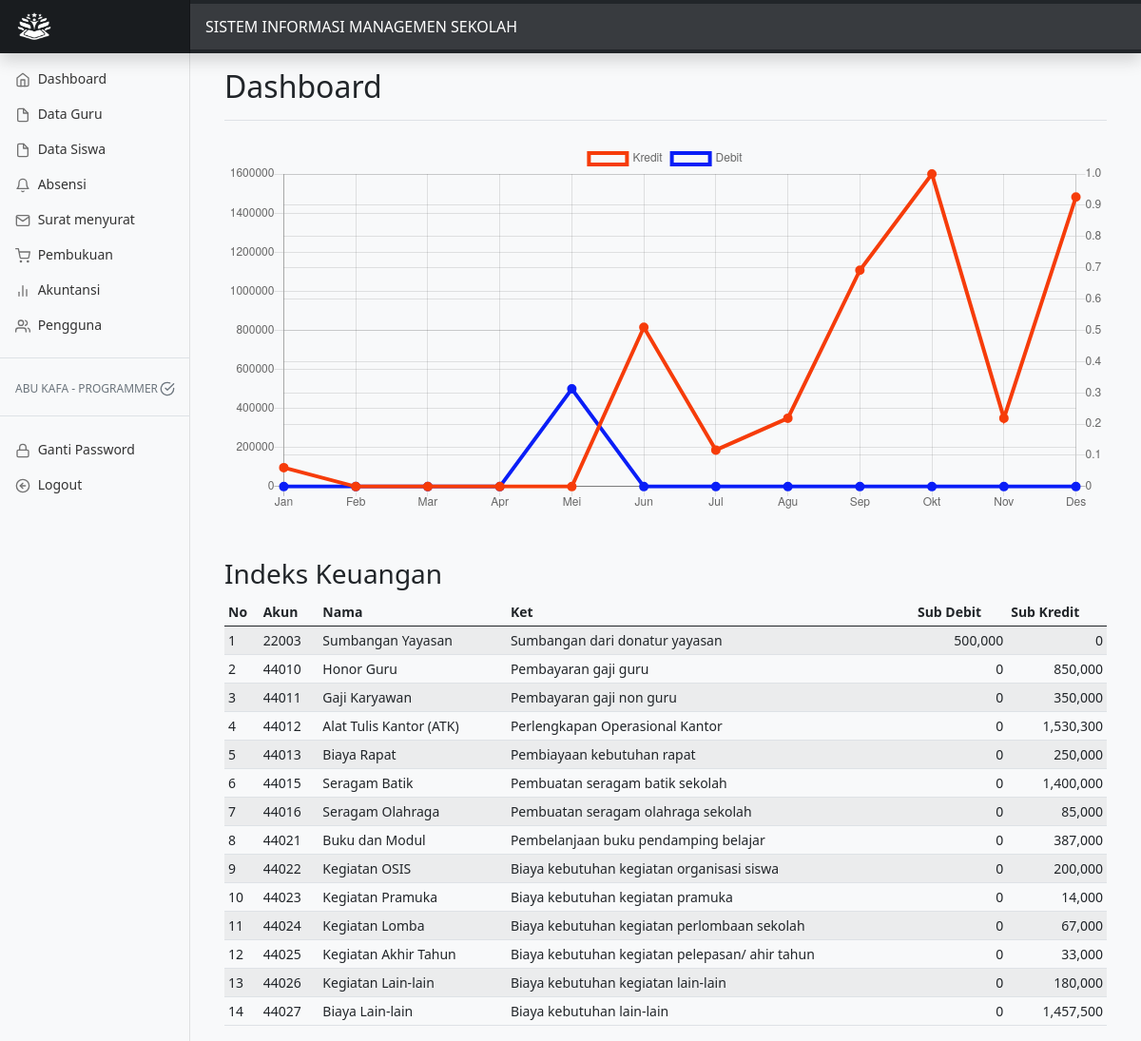
Screenshot of /admin/dashboard.php (signed in) with the database file from the repository.
### tables this page shows
CREATE TABLE `account` (
  `code` varchar(11) NOT NULL,
  `unit` text NOT NULL,
  `name` text NOT NULL,
  `des` text NOT NULL
);

### admin/dashboard.php (the view)
<?php
include 'navbar.php';
?>
<main class="col-md-9 ms-sm-auto col-lg-10 px-md-4">
  <div class="container-fluid">
    <div class="d-flex justify-content-between flex-wrap flex-md-nowrap align-items-center pt-3 pb-2 mb-3 border-bottom">
      <h1 class="h2">Dashboard</h1>
    </div>
    <canvas class="my-4 w-100" id="financeChart" width="900" height="380"></canvas>
    <br>
    <h3>Indeks Keuangan</h3>
    <div class="table-responsive">
      <table class="table table-striped table-sm">
        <thead>
          <tr>
            <th scope="col">No</th>
            <th scope="col">Akun</th>
            <th scope="col">Nama</th>
            <th scope="col">Ket</th>
            <th scope="col">Sub Debit</th>
            <th scope="col">Sub Kredit</th>
          </tr>
        </thead>
        <tbody>
          <tr>
          <?php
          $no=1;
          $accou=mysqli_query($GLOBALS["___mysqli_ston"], "select distinct account from finance order by account");
            while($acco=mysqli_fetch_array($accou)){
            $ack=$acco['account'];
          ?>
            <td><?php echo $no; ?></td>
            <td><?php echo $ack ?></td>
          <?php
          $aku=mysqli_query($GLOBALS["___mysqli_ston"], "select * from account where code='$ack'");
            while($akk=mysqli_fetch_array($aku)){
          ?>
            <td><?php echo $akk['name']; ?></td>
            <td><?php echo $akk['des']; ?></td>
          <?php
          $tto=mysqli_query($GLOBALS["___mysqli_ston"], "select sum(if(account='$ack', debit, 0)) as dbt, sum(if(account='$ack', credit, 0)) as kdt from finance");
            while($ttl=mysqli_fetch_array($tto)){
          ?>
            <td align="right"><?php echo number_format($ttl['dbt'],0,'',','); ?></td>
            <td align="right"><?php echo number_format($ttl['kdt'],0,'',','); ?></td>
          </tr>
          <?php
          $no++;
        }
        }
          }
          ?>
        </tbody>
      </table>
    </div>
  </div>
</main>
<script type="text/javascript">
    // Graphs
  var ctx = document.getElementById('financeChart')
  // eslint-disable-next-line no-unused-vars
  var myChart = new Chart(ctx, {
    type: 'line',
    data: {
      labels: [
        'Jan',
        'Feb',
        'Mar',
        'Apr',
        'Mei',
        'Jun',
        'Jul',
        'Agu',
        'Sep',
        'Okt',
        'Nov',
        'Des'
      ],
      datasets: [{
        label: 'Kredit',
        data: [
          <?php
          $jan = mysqli_query($GLOBALS["___mysqli_ston"], "select sum(if(period='Jan 2021', credit, 0)) as kdt from finance");
          while($j=mysqli_fetch_assoc($jan)){
          echo $j['kdt'];
          }
          ?>,
          <?php
          $feb = mysqli_query($GLOBALS["___mysqli_ston"], "select sum(if(period='Feb 2021', credit, 0)) as kdt from finance");
          while($f=mysqli_fetch_assoc($feb)){
          echo $f['kdt'];
          }
          ?>,
          <?php
          $mar = mysqli_query($GLOBALS["___mysqli_ston"], "select sum(if(period='Mar 2021', credit, 0)) as kdt from finance");
          while($m=mysqli_fetch_assoc($mar)){
          echo $m['kdt'];
          }
          ?>,
          <?php
          $apr = mysqli_query($GLOBALS["___mysqli_ston"], "select sum(if(period='Apr 2021', credit, 0)) as kdt from finance");
          while($a=mysqli_fetch_assoc($apr)){
          echo $a['kdt'];
          }
          ?>,
          <?php
          $may = mysqli_query($GLOBALS["___mysqli_ston"], "select sum(if(period='May 2021', credit, 0)) as kdt from finance");
          while($ma=mysqli_fetch_assoc($may)){
          echo $ma['kdt'];
          }
          ?>,
          <?php
          $jun = mysqli_query($GLOBALS["___mysqli_ston"], "select sum(if(period='Jun 2021', credit, 0)) as kdt from finance");
          while($jn=mysqli_fetch_assoc($jun)){
          echo $jn['kdt'];
          }
          ?>,
          <?php
          $jul = mysqli_query($GLOBALS["___mysqli_ston"], "select sum(if(period='Jul 2021', credit, 0)) as kdt from finance");
          while($jl=mysqli_fetch_assoc($jul)){
          echo $jl['kdt'];
          }
          ?>,
          <?php
          $aug = mysqli_query($GLOBALS["___mysqli_ston"], "select sum(if(period='Aug 2021', credit, 0)) as kdt from finance");
          while($ag=mysqli_fetch_assoc($aug)){
          echo $ag['kdt'];
          }
          ?>,
          <?php
          $sep = mysqli_query($GLOBALS["___mysqli_ston"], "select sum(if(period='Sep 2021', credit, 0)) as kdt from finance");
          while($s=mysqli_fetch_assoc($sep)){
          echo $s['kdt'];
          }
          ?>,
          <?php
          $oct = mysqli_query($GLOBALS["___mysqli_ston"], "select sum(if(period='Oct 2021', credit, 0)) as kdt from finance");
          while($o=mysqli_fetch_assoc($oct)){
          echo $o['kdt'];
          }
          ?>,
          <?php
          $nov = mysqli_query($GLOBALS["___mysqli_ston"], "select sum(if(period='Nov 2021', credit, 0)) as kdt from finance");
          while($n=mysqli_fetch_assoc($nov)){
          echo $n['kdt'];
          }
          ?>,
          <?php
          $dec = mysqli_query($GLOBALS["___mysqli_ston"], "select sum(if(period='Dec 2021', credit, 0)) as kdt from finance");
          while($d=mysqli_fetch_assoc($dec)){
          echo $d['kdt'];
          }
          ?>
        ],
        lineTension: 0,
        backgroundColor: 'transparent',
        borderColor: '#f63c0a',
        borderWidth: 4,
        pointBackgroundColor: '#f63c0a'
      }, {
        label: 'Debit',
        data: [
          <?php
          $jan = mysqli_query($GLOBALS["___mysqli_ston"], "select sum(if(period='Jan 2021', debit, 0)) as kdt from finance");
          while($j=mysqli_fetch_assoc($jan)){
          echo $j['kdt'];
          }
          ?>,
          <?php
          $feb = mysqli_query($GLOBALS["___mysqli_ston"], "select sum(if(period='Feb 2021', debit, 0)) as kdt from finance");
          while($f=mysqli_fetch_assoc($feb)){
          echo $f['kdt'];
          }
          ?>,
          <?php
          $mar = mysqli_query($GLOBALS["___mysqli_ston"], "select sum(if(period='Mar 2021', debit, 0)) as kdt from finance");
          while($m=mysqli_fetch_assoc($mar)){
          echo $m['kdt'];
          }
          ?>,
          <?php
          $apr = mysqli_query($GLOBALS["___mysqli_ston"], "select sum(if(period='Apr 2021', debit, 0)) as kdt from finance");
          while($a=mysqli_fetch_assoc($apr)){
          echo $a['kdt'];
          }
          ?>,
          <?php
          $may = mysqli_query($GLOBALS["___mysqli_ston"], "select sum(if(period='May 2021', debit, 0)) as kdt from finance");
          while($ma=mysqli_fetch_assoc($may)){
          echo $ma['kdt'];
          }
          ?>,
          <?php
          $jun = mysqli_query($GLOBALS["___mysqli_ston"], "select sum(if(period='Jun 2021', debit, 0)) as kdt from finance");
          while($jn=mysqli_fetch_assoc($jun)){
          echo $jn['kdt'];
          }
          ?>,
          <?php
          $jul = mysqli_query($GLOBALS["___mysqli_ston"], "select sum(if(period='Jul 2021', debit, 0)) as kdt from finance");
          while($jl=mysqli_fetch_assoc($jul)){
          echo $jl['kdt'];
          }
          ?>,
          <?php
          $aug = mysqli_query($GLOBALS["___mysqli_ston"], "select sum(if(period='Aug 2021', debit, 0)) as kdt from finance");
          while($ag=mysqli_fetch_assoc($aug)){
          echo $ag['kdt'];
          }
          ?>,
          <?php
          $sep = mysqli_query($GLOBALS["___mysqli_ston"], "select sum(if(period='Sep 2021', debit, 0)) as kdt from finance");
          while($s=mysqli_fetch_assoc($sep)){
          echo $s['kdt'];
          }
          ?>,
          <?php
          $oct = mysqli_query($GLOBALS["___mysqli_ston"], "select sum(if(period='Oct 2021', debit, 0)) as kdt from finance");
          while($o=mysqli_fetch_assoc($oct)){
          echo $o['kdt'];
          }
          ?>,
          <?php
          $nov = mysqli_query($GLOBALS["___mysqli_ston"], "select sum(if(period='Nov 2021', debit, 0)) as kdt from finance");
          while($n=mysqli_fetch_assoc($nov)){
          echo $n['kdt'];
          }
          ?>,
          <?php
          $dec = mysqli_query($GLOBALS["___mysqli_ston"], "select sum(if(period='Dec 2021', debit, 0)) as kdt from finance");
          while($d=mysqli_fetch_assoc($dec)){
          echo $d['kdt'];
          }
          ?>
        ],
        lineTension: 0,
        backgroundColor: 'transparent',
        borderColor: '#0a1ef7',
        borderWidth: 4,
        pointBackgroundColor: '#0a1ef7'
      }]
    },
    options: {
      scales: {
        yAxes: [{
          id: 'A',
          type: 'linear',
          position: 'left',
          ticks: {
            beginAtZero: true
          }
        }, {
          id: 'B',
          type: 'linear',
          position: 'right',
          ticks: {
            beginAtZero: true
          }
        }]
      },
      legend: {
        display: true
      }
    }
  })
</script>

### admin/navbar.php (shortened to what this page needs)
<!doctype html>
<html lang="en">
  <head>
    <?php
    $use=$_SESSION['uname'];
    $nm=mysqli_query($GLOBALS["___mysqli_ston"], "select * from admin where uname='$use'");
    while($name=mysqli_fetch_array($nm)){
    ?>
    <link href="../assets/css/bootstrap.min.css" rel="stylesheet">
    <link href="../assets/css/navbar.css" rel="stylesheet">
  </head>
  <body class="bg-light">
    <header class="navbar navbar-dark sticky-top bg-dark flex-md-nowrap p-0 shadow">
      <a class="navbar-brand col-md-3 col-lg-2 me-0 px-3" href="#"><img src="../logo/logo_white.png"  width="40" height="32"></a>
      <label class="form-control form-control-dark" disabled>SISTEM INFORMASI MANAGEMEN SEKOLAH</label>
    </header>
    <div class="container-fluid">
      <div class="row">
        <nav id="sidebarMenu" class="col-md-3 col-lg-2 d-md-block bg-light sidebar collapse">
          <div class="position-sticky pt-3">
            <ul class="nav flex-column">
              <li class="nav-item">
                <a class="nav-link <?php if($_SERVER['REQUEST_URI'] === '/smp/admin/dashboard.php'){ echo 'active'; } ?>" aria-current="page" href="dashboard.php">
                  <span data-feather="home"></span>
                  Dashboard
                </a>
              </li>
              <li class="nav-item">
                <a class="nav-link <?php if($_SERVER['REQUEST_URI'] === '/smp/admin/guru.php'){ echo 'active'; } ?>" href="guru.php">
                  <span data-feather="file"></span>
                  Data Guru
                </a>
              </li>
              <li class="nav-item">
                <a class="nav-link <?php if($_SERVER['REQUEST_URI'] === '/smp/admin/siswa.php'){ echo 'active'; } ?>" href="siswa.php">
                  <span data-feather="file"></span>
                  Data Siswa
                </a>
              </li>
              <li class="nav-item">
                <a class="nav-link <?php if($_SERVER['REQUEST_URI'] === '/smp/admin/absen.php'){ echo 'active'; } ?>" href="absensi.php">
                  <span data-feather="bell"></span>
                  Absensi
                </a>
              </li>
              <li class="nav-item">
                <a class="nav-link <?php if($_SERVER['REQUEST_URI'] === '/smp/admin/surat.php' || $_SERVER['REQUEST_URI'] === '/smp/admin/suratin.php' ){ echo 'active'; } ?>" href="surat.php">
                  <span data-feather="mail"></span>
                  Surat menyurat
                </a>
              </li>
              <li class="nav-item">
                <a class="nav-link <?php if($_SERVER['REQUEST_URI'] === '/smp/admin/buku.php'){ echo 'active'; } ?>" href="buku.php">
                  <span data-feather="shopping-cart"></span>
                  Pembukuan
                </a>
              </li>
              <li class="nav-item">
                <a class="nav-link <?php if($_SERVER['REQUEST_URI'] === '/smp/admin/akun.php'){ echo 'active'; } ?>" href="akun.php">
                  <span data-feather="bar-chart-2"></span>
                  Akuntansi
                </a>
              </li>
              <li class="nav-item">
                <a class="nav-link <?php if($_SERVER['REQUEST_URI'] === '/smp/admin/user.php'){ echo 'active'; } ?>" href="user.php">
                  <span data-feather="users"></span>
                  Pengguna
                </a>
              </li>
              <li class="border-top my-3"></li>
              <h5 class="sidebar-heading d-flex justify-content-between align-items-center px-3 mt-2 mb-1 text-muted">
                <span><?php echo ucfirst($name['name']) ?> - <?php echo ucfirst($name['access']) ?></span>
                <a class="link-secondary" href="#" aria-label="Add a new report">
                  <span data-feather="check-circle"></span>
                </a>
              </h5>
              <li class="border-top my-3"></li>
              <li class="nav-item">
                <a class="nav-link <?php if($_SERVER['REQUEST_URI'] === '/smp/admin/pass.php'){ echo 'active'; } ?>" href="pass.php">
                  <span data-feather="lock"></span>
                  Ganti Password
                </a>
              </li>
              <li class="nav-item">
                <a class="nav-link <?php if($_SERVER['REQUEST_URI'] === '/smp/admin/logout.php'){ echo 'active'; } ?>" href="logout.php">
                  <span data-feather="arrow-left-circle"></span>
                  Logout
                </a>
              </li>
            </ul>
          </div>
        </nav>
      </div>
    </div>
    <?php
    }
    ?>
  </body>
</html>

### assets/css/navbar.css (style rules this page uses)
body { font-size: .875rem; }
.feather { width: 16px; height: 16px; vertical-align: text-bottom; }
.sidebar { position: fixed; top: 0; bottom: 0; left: 0; z-index: 100; padding: 48px 0 0; box-shadow: inset -1px 0 0 rgba(0, 0, 0, .1); }
.sidebar .nav-link { font-weight: 500; color: #333; }
.sidebar .nav-link .feather { margin-right: 4px; color: #727272; }
.sidebar-heading { font-size: .75rem; text-transform: uppercase; }
.navbar-brand { padding-top: .75rem; padding-bottom: .75rem; font-size: 1rem; background-color: rgba(0, 0, 0, .25); box-shadow: inset -1px 0 0 rgba(0, 0, 0, .25); }
.navbar .form-control { padding: .75rem 1rem; border-width: 0; border-radius: 0; }
.form-control-dark { color: #fff; background-color: rgba(255, 255, 255, .1); border-color: rgba(255, 255, 255, .1); }

### rows the page displays
account: name "Sumbangan Yayasan", des "Sumbangan dari donatur yayasan", dbt "500,000", kdt "0"
account: name "Honor Guru", des "Pembayaran gaji guru", dbt "0", kdt "850,000"
account: name "Gaji Karyawan", des "Pembayaran gaji non guru", dbt "0", kdt "350,000"
account: name "Alat Tulis Kantor (ATK)", des "Perlengkapan Operasional Kantor", dbt "0", kdt "1,530,300"
account: name "Biaya Rapat", des "Pembiayaan kebutuhan rapat", dbt "0", kdt "250,000"
account: name "Seragam Batik", des "Pembuatan seragam batik sekolah", dbt "0", kdt "1,400,000"
account: name "Seragam Olahraga", des "Pembuatan seragam olahraga sekolah", dbt "0", kdt "85,000"
account: name "Buku dan Modul", des "Pembelanjaan buku pendamping belajar", dbt "0", kdt "387,000"
account: name "Kegiatan OSIS", des "Biaya kebutuhan kegiatan organisasi siswa", dbt "0", kdt "200,000"
account: name "Kegiatan Pramuka", des "Biaya kebutuhan kegiatan pramuka", dbt "0", kdt "14,000"
account: name "Kegiatan Lomba", des "Biaya kebutuhan kegiatan perlombaan sekolah", dbt "0", kdt "67,000"
account: name "Kegiatan Akhir Tahun", des "Biaya kebutuhan kegiatan pelepasan/ ahir tahun", dbt "0", kdt "33,000"
account: name "Kegiatan Lain-lain", des "Biaya kebutuhan kegiatan lain-lain", dbt "0", kdt "180,000"
account: name "Biaya Lain-lain", des "Biaya kebutuhan lain-lain", dbt "0", kdt "1,457,500"

### other values shown
$name['name'] "ABU KAFA"
$name['access'] "PROGRAMMER"
$no "1"
$ack "22003"
$no "2"
$ack "44010"
$no "3"
$ack "44011"
$no "4"
$ack "44012"
$no "5"
$ack "44013"
$no "6"
$ack "44015"
$no "7"
